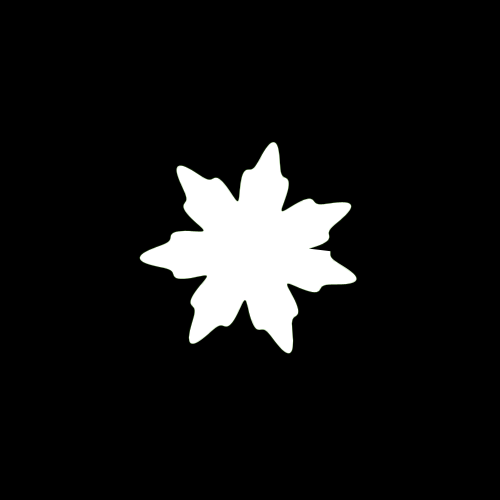
Frame 1 (no input)
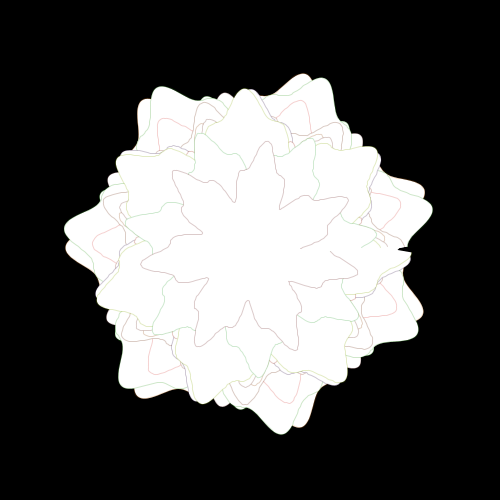
Frame 60 (the mouse pressed at the canvas centre just before this capture)
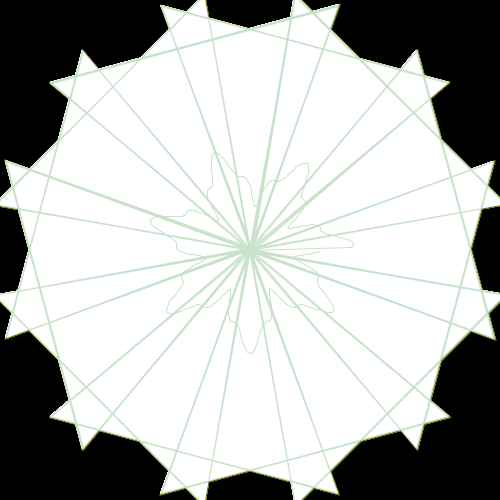
Frame 120 (the mouse held since frame 60 and released just before this capture)

The Processing sketch that drew these frames (run headless with seeded random() and noise(); from frame 60 on, the mouse is pressed at the canvas centre):

// Processing sketch: processing_44800
// ── processing_44800.pde

/*
 Author: mohan
 Purpose:Flowering Flowers
 Concept:Kaleidoscope
 Kaleidoscope will change along with mouseX.
 */

void setup() {

  size(500, 500);
  background(0);
  strokeWeight(1);
  smooth();
  frameRate (15);
  // noLoop();
}

void draw() {
  float radius = 100;
  float x, y;
  float lastx = -999;
  float lasty = -999;
  float centX = 250;
  float centY = 250;
  float radiusNoise = random(10);
  float noiseval = random(5);
  float radVariance, thisRadius, rad;

  float layers = random(5, 10);
  for (int i=0;i<layers;i++) {
    beginShape();
    for (float ang=0; ang<=360*1; ang+=0.85) {
      noiseval += 0.1;
      radVariance=30*customNoise(noiseval);
      thisRadius = radius+radVariance+ (noise(radiusNoise)*200)-100;
      rad = radians(ang);
      x = centX + (thisRadius * cos(rad));
      y = centY + (thisRadius * sin(rad));
      curveVertex(x, y);
    }
    stroke(random(255), random(200), random(70), 60);
    fill(255);
  }

  float m = mouseX;
  float k=60;
  float a, b = random(30);
  for (int theta=0; theta<360*m; theta+=mouseX) {
    a = 300.0* sin(k*theta*PI/180.0) * cos(theta*PI/180.0);
    b = 300.0* sin(k*theta*PI/180.0) * sin(theta*PI/180.0);
    vertex((int)(a+width/2), (int)(height/2-b));
  }

  endShape();
}

float customNoise(float value) {
  float retValue=pow(sin(value), 3);
  return retValue;
}
